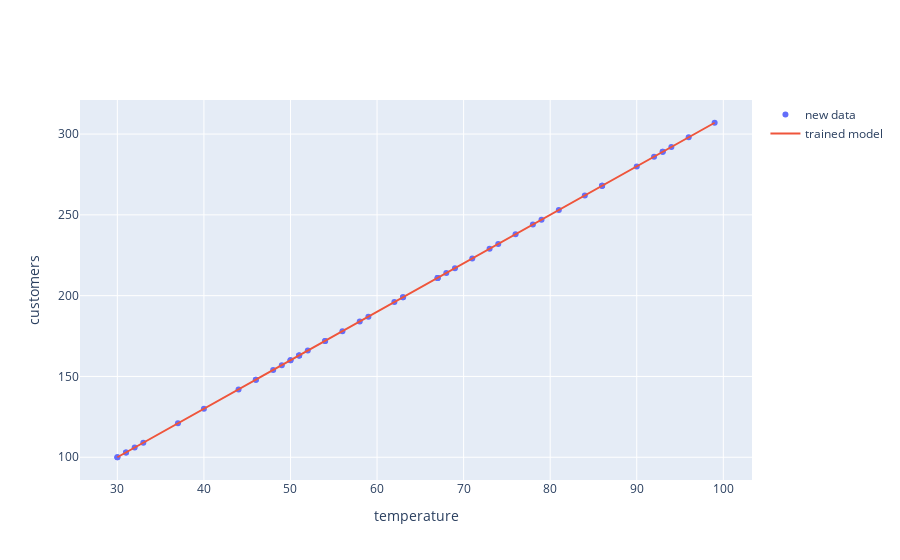

Notebook code for this chart:
### Markdown cell above
So our model predicts our future data with almost no error as well.

### Code cell
import plotly.graph_objects as go
model_trace = go.Scatter(x = new_random_temps, y = new_predictions, name = 'trained model', mode = 'lines')
new_data_trace = go.Scatter(x = new_random_temps, y = new_perfect_customers, name = 'new data', mode = 'markers')
layout = {'yaxis': {'title': 'customers'}, 'xaxis': {'title': 'temperature'}}
go.Figure([new_data_trace, model_trace], layout = layout)

### Figure 1 — Plotly figure (JSON) as saved in the notebook; plotly's stock layout.template omitted (floating-point values rounded to 4 significant figures)
{"data": [{"mode": "markers", "name": "new data", "type": "scatter", "x": [54, 33, 86, 30, 51, 49, 71, 40, 51, 68, 50, 74, 69, 44, 56, 52, 96, 32, 93, 90, 31, 81, 99, 59, 54, 92, 37, 73, 63, 78, 67, 50, 79, 51, 58, 84, 30, 94, 48, 93, 67, 86, 86, 67, 76, 63, 31, 46, 62, 46], "y": [172, 109, 268, 100, 163, 157, 223, 130, 163, 214, 160, 232, 217, 142, 178, 166, 298, 106, 289, 280, 103, 253, 307, 187, 172, 286, 121, 229, 199, 244, 211, 160, 247, 163, 184, 262, 100, 292, 154, 289, 211, 268, 268, 211, 238, 199, 103, 148, 196, 148]}, {"mode": "lines", "name": "trained model", "type": "scatter", "x": [54, 33, 86, 30, 51, 49, 71, 40, 51, 68, 50, 74, 69, 44, 56, 52, 96, 32, 93, 90, 31, 81, 99, 59, 54, 92, 37, 73, 63, 78, 67, 50, 79, 51, 58, 84, 30, 94, 48, 93, 67, 86, 86, 67, 76, 63, 31, 46, 62, 46], "y": [172.0, 109.0, 268, 100.0, 163.0, 157.0, 223.0, 130.0, 163.0, 214.0, 160.0, 232.0, 217.0, 142.0, 178.0, 166.0, 298, 106.0, 289, 280, 103.0, 253, 307, 187.0, 172.0, 286, 121.0, 229.0, 199.0, 244.0, 211.0, 160.0, 247.0, 163.0, 184.0, 262, 100.0, 292, 154.0, 289, 211.0, 268, 268, 211.0, 238.0, 199.0, 103.0, 148.0, 196.0, 148.0]}], "layout": {"autosize": true, "xaxis": {"autorange": true, "range": [25.66, 103.3], "title": {"text": "temperature"}, "type": "linear"}, "yaxis": {"autorange": true, "range": [84.84, 322.2], "title": {"text": "customers"}, "type": "linear"}}}
